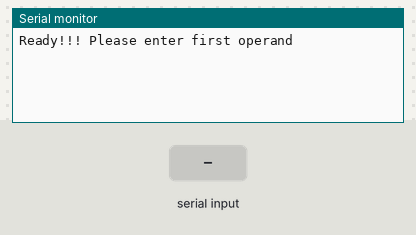
This sketch was run on a simulated ESP32. Parts: the last lines printed to the serial monitor. The test bench sets the inputs (shaded band).

Above: at 1.2 s.
1.3 s: "90,45,200\n" received over Serial
At 2.2 s:
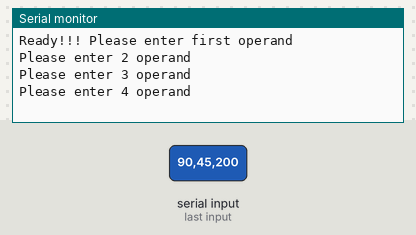
3.0 s: "30,150,10\n" received over Serial
At 3.6 s:
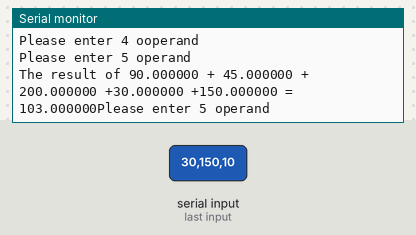
4.7 s: "1\n" received over Serial
At 7.1 s:
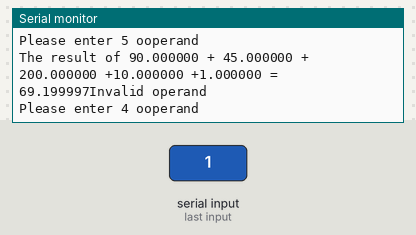
Timing chart, 0 to 8.6 s (numbered marks = the images above; inputs shaded):
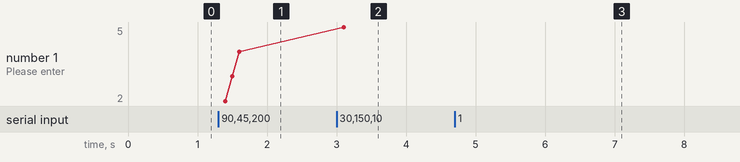

The sketch:

Lab1.ino
```cpp
#define BAUD_RATE 115200
void setup() {
  Serial.begin(BAUD_RATE);
}

// Available States
// 0: Start
// 1: Opr1
// 2: Opr2
// 3: End

int state = 0;
bool flag = false;
float f1, f2, f3, f4, f5;

void loop() {
  lab202();
}


void lab202() {
  switch (state) {
    case 0:         //Begin State
    if(!flag){
      Serial.println();
      Serial.println("Ready!!! Please enter first operand");
      flag = true;
    }
      if(Serial.available() > 0 ){
        f1 = Serial.parseFloat();
        if(f1 !=0){
          state++;    //Change from Start to Opr1
          flag = false;
        }
      }
      delay(50);
      break;
    case 1:
    if(!flag){
      Serial.println("Please enter 2 operand");
      flag = true;
    }
      if(Serial.available() > 0 ){
        f2 = Serial.parseFloat();
        if(f2 !=0){
          state++;
          flag = false;
        } else {
          Serial.println("Invalid operand");
          Serial.println("Please enter 2 ooperand");
          //flag = true;
        }
      }
      delay(50);
      break;
    case 2:
    if(!flag){
      Serial.println("Please enter 3 operand");
      flag = true;
    }
      if(Serial.available() > 0 ){
        f3 = Serial.parseFloat();
        if(f3 !=0){
          state++;
          flag = false;
        } else {
          Serial.println("Invalid operand");
          Serial.println("Please enter 3 ooperand");
          //flag = true;
        }
      }
      delay(50);
      break;
    case 3:
    if(!flag){
      Serial.println("Please enter 4 operand");
      flag = true;
    }
      if(Serial.available() > 0 ){
        f4 = Serial.parseFloat();
        if(f4 !=0){
          state++;
          flag = false;
        } else {
          Serial.println("Invalid operand");
          Serial.println("Please enter 4 ooperand");
          //flag = true;
        }
      }
      delay(50);
      break;
    case 4:
    if(!flag){
      Serial.println("Please enter 5 operand");
      flag = true;
    }
      if(Serial.available() > 0 ){
        f5 = Serial.parseFloat();
        if(f5 !=0){
          state++;
          flag = false;
        } else {
          Serial.println("Invalid operand");
          Serial.println("Please enter 5 ooperand");
          //flag = true;
        }
      }
      delay(50);
      break;
    case 5:
    if(!flag){
      Serial.printf("The result of %f + %f + %f +%f +%f = %f", f1, f2, f3, f4, f5, (f1 + f2 + f3 + f4 + f5)/5);
      state = 3;
      flag = true;
    }
      break;
    default:
      state = 0;
      flag = false;
      break;
  }
  delay(50);
}


void lab201() {
  int x = 1;
  if(Serial.available() > 0) {
      float a = Serial.parseFloat();
      Serial.printf("The input data is %f\n", a);
  }
}
```

Measured:
- after the input at 1.3 s, the serial monitor: prints a new line after 0.10 s (image 1)
- after the input at 3.0 s, the serial monitor: prints a new line after 0.11 s (image 2)
- after the input at 4.7 s, the serial monitor: prints a new line after 0.16 s (image 3)
- plotted number 1: 4 → 5 after the input at 3.0 s
